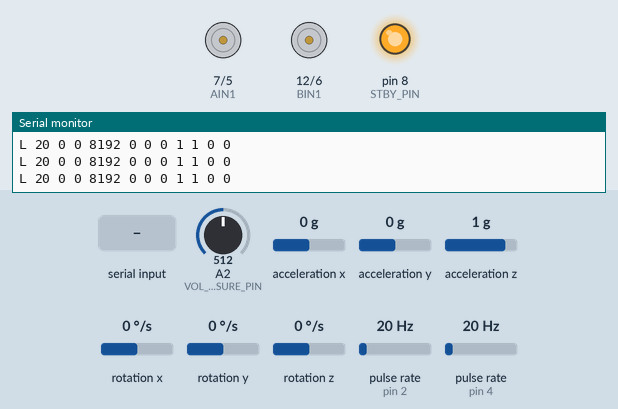
Bench run of a sketch on a simulated Arduino Uno, built with avr-gcc and run on an emulated ATmega328P. Parts: direction and speed pins drawn as motors (green arrow = direction pin HIGH = forward, orange = LOW = backward, longer = more drive, stopped while the standby pin is LOW), output pins drawn as LEDs (lit = HIGH), the last lines printed to the serial monitor. Wiring (inferred from the names in the program): 2 × pulse sensor: data pin 2 / data pin 4. Inputs (shaded band) come from the test bench; at power-on: A2 (VOL_MEASURE_PIN) = 512, acceleration x 0 g, acceleration y 0 g, acceleration z 1 g, rotation x 0 °/s, rotation y 0 °/s, rotation z 0 °/s, pulse rate (sensors on pin 2, pin 4) 20 Hz.

Above: at 1.2 s.
1.3 s: "<90,45,200>" received over Serial
At 2.1 s:
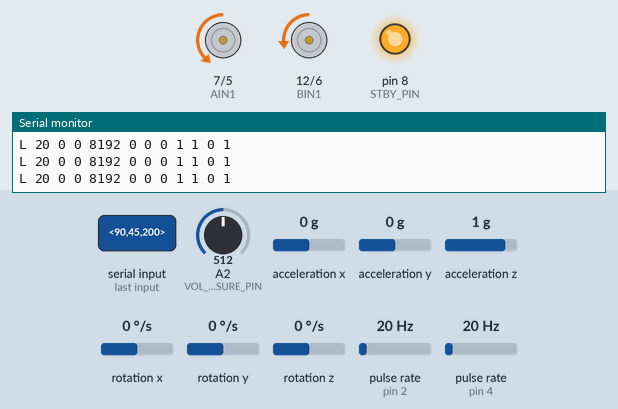
3.8 s: "<30,150,10>" received over Serial
At 4.6 s:
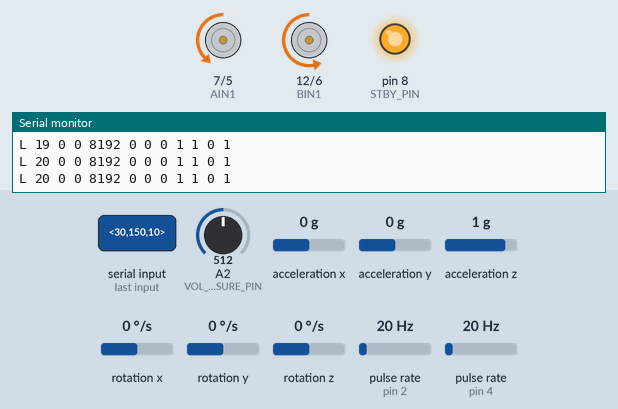
6.3 s: "<1,90>" received over Serial
At 6.9 s:
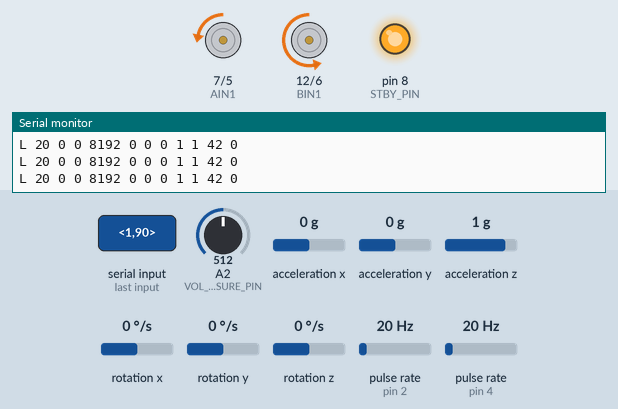
Timing chart, 0 to 9.3 s (numbered marks = the images above; inputs shaded):
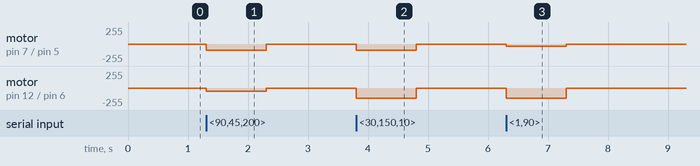

The sketch:

lowlevel_ctrl.ino
```cpp
/**

    +-------------------------------+
    |                               |
    |  Raspberry Pi                 |
    |                               |
    |  Running high-level control   +-----------+ WiFi connection
    |                               |
    |                               +-----------+ Dedicated Battery
    +----------+--------------------+
               |
               | 250000 baud serial connection
               | To Raspberry at 50 Hz:
               |    - IMU data (accelerometer and gyroscope)
               |    - Wheel ticks (left/right)
               |
               | Read in from Raspberry Pi:
               |    - Motor setpoint speed
               |
    +----------+------------+
    |                       | I²C +----------+
    |  Arduino (This Code)  +-----| IMU      |
    |                       |     +----------+
    |                       |     +------------------------------------------+
    |                       +-----| Battery, Ultrasonic dist., RGB leds, ... |
    |                       |     +------------------------------------------+
    +----------+-------+----+
               |       | PWM
               |       | Discretes for wheel ticks
    +----------+       +------------+
    |Motor left|       | Motor right|
    +----------+       +------------+
*
*/

/******************************************************************************
 * SYSTEM INCLUDE FILES
 ******************************************************************************/

#include <stdint.h>

/******************************************************************************
 * PROJECT INCLUDE FILES
 ******************************************************************************/

/* Elegoo Tumbller Arduino libraries */
#include "MsTimer2.h" /* call the interrupt() function at a fixed interval */
#include "Wire.h"  /* required for I2C of MPU6050 */
#include "MPU6050.h" /* Invensense MPU6050 IMU (accelerometer + gyroscope) */
#include "Motor.h" /* Elegoo Tumbller motor control */
#include "PinChangeInt.h"
// #include "rgb.h" /* Elegoo Tumbller rgb LED control */

/******************************************************************************
 * DEFINES
 ******************************************************************************/

#define DT_MS               20   /* call interrupt with 50 Hz */
#define VOL_MEASURE_PIN     A2   /* battery voltage level of Elegoo Tumbller */

/******************************************************************************
 * GLOBAL DATA DEFINITIONS
 ******************************************************************************/

MPU6050 MPU6050; /**< helper class to read IMU data via IIC */
Motor Motor; /**< helper class for PWM motor control */

/* Wheel odometry tick counter:
   one tick = 0.00027195 meter distance traveled */
unsigned long Motor::encoder_count_left_a; /**< left wheel encoder ticks */
unsigned long Motor::encoder_count_right_a; /**< right wheel encoder ticks */

/******************************************************************************
 * LOCAL DATA DEFINITIONS
 ******************************************************************************/

static int g_encoder_delta_left; // +/- pos/neg. encoder ticks since last frame
static int g_encoder_delta_right; // +/- pos/neg. encoder ticks since last frame
static int g_pwm_left; /* current left motor command setpoint (-255 to 255) */
static int g_pwm_right; /* current motor command setpoint (-255 to 255) */
static unsigned long g_vol_measure_time = 0; /* timestamp last measurement */
static int g_voltage = 0; /* last voltage measurement (scaled by *10) */
static unsigned long g_last_output; /* timestamp of the last UART output message (to RPi) */

static int g_hz; /* monitor main interrupt function frequency in Hz */
static int g_hz_input; /* monitor UART input message frequency from Raspberry Pi in Hz */
static unsigned g_epoch; /* Counter to calculate g_hz */
static unsigned g_epochInput; /* Counter to calculate g_hz_input */
static unsigned long g_timestamp_last_hz; /* Timestamp of last g_hz and g_hz_input update */

/* Helper variables for motor controlinput messages from the Raspberry Pi host: */
static char inputBuffer[64]; /* input bytes from UART connection */
static int inputIndex; /* position in inputBuffer[...] */
static bool inputBufferStart; /* sync byte found in input stream */
static unsigned long inputLastReceived; /* timestamp of last complete input message */

/******************************************************************************
 * FUNCTION BODIES
 ******************************************************************************/

/* Interrupt callback for left wheel tick */
static void EncoderCountLeftA() //Getting Left Wheel Speed.
{
    Motor::encoder_count_left_a++;
    g_encoder_delta_left += g_pwm_left < 0 ? -1 : 1;
}

/* Interrupt callback for right wheel tick */
static void EncoderCountRightA()
{
    Motor::encoder_count_right_a++;
    g_encoder_delta_right += g_pwm_right < 0 ? -1 : 1;
}

/* Setup wheel tick interrupt callbacks */
void Motor::Encoder_init()
{
    attachInterrupt(digitalPinToInterrupt(ENCODER_LEFT_A_PIN), EncoderCountLeftA, CHANGE);
    attachPinChangeInterrupt(ENCODER_RIGHT_A_PIN, EncoderCountRightA, CHANGE);
}

/* Basic main loop running at 1/DT_SEC Hz
    Sending sensor data via UART to Raspberry Pi Host.  */
void interrupt()
{
    int16_t ax, ay, az, gx, gy, gz; /* accelerometer and gyroscope data in body frame */
    char textbuf[128]; /* UART send buffer */

    sei(); /* enable the global interrupt */
    g_epoch++;
    MPU6050.getMotion6(&ax, &ay, &az, &gx, &gy, &gz); /* latest IMU data */

    const int dt_ms = millis() - g_last_output; /* time since last UART message */
    g_last_output = millis();
    sprintf(textbuf, "L %02i %i %i %i %i %i %i %i %i %i %i", dt_ms, (int)ax, (int)ay, (int)az, (int)gx, (int)gy, (int)gz, g_encoder_delta_left, g_encoder_delta_right, (int)g_voltage, (int)g_hz_input);
    g_encoder_delta_left = 0;   /* only send wheel ticks since last message */
    g_encoder_delta_right = 0;  /* potential issue on lost UART messages? */
    Serial.println(textbuf);    /* send to the wire */
    Serial.flush();             /* make sure it goes to the Raspberry Pi ASAP */

    /* calculate input/output message frequency to monitor real-time behavior */
    if (millis() - g_timestamp_last_hz >= 1000)
    {
        g_timestamp_last_hz = millis();
        g_hz = g_epoch;
        g_hz_input = g_epochInput;
        g_epoch = 0;
        g_epochInput = 0;
    }
}

/* Set the motor speed for the left and right motor.
    @param[in] pwm_left value between -255 and 255.
    @param[in] pwm_right value between -255 and 255. */
void motor_control(int pwm_left, int pwm_right)
{
    g_pwm_left  = constrain(pwm_left,  -255, 255);
    g_pwm_right = constrain(pwm_right, -255, 255);

    (g_pwm_left < 0) ? (Motor.Control(AIN1,1,PWMA_LEFT,-g_pwm_left)):
        (Motor.Control(AIN1,0,PWMA_LEFT,g_pwm_left));

    (g_pwm_right < 0) ? (Motor.Control(BIN1,1,PWMB_RIGHT,-g_pwm_right)):
        (Motor.Control(BIN1,0,PWMB_RIGHT,g_pwm_right));
}

void setup()
{
    /* rgb.initialize(); */
    analogReference(INTERNAL); /* setup pin for voltage measurement */

    Motor.Pin_init();
    Motor.Encoder_init();
    Wire.begin(); /* prepare I2C for MPU6050 IMU */
    MPU6050.initialize();
    MPU6050.setFullScaleGyroRange(MPU6050_GYRO_FS_1000);
    MPU6050.setFullScaleAccelRange(MPU6050_ACCEL_FS_4);
    MPU6050.setDLPFMode(MPU6050_DLPF_BW_42);

    Serial.begin(250000); /* Raspberry Pi communication UART */

    MsTimer2::set(DT_MS, interrupt); /* call interrupt function every DT_MS ms */
    g_last_output = millis();
    MsTimer2::start();
}

void loop()
{
    if (millis() - inputLastReceived > 1000) /* after 1 sec. of no input, shut off motors */
    {
        motor_control(0, 0);
    }

    /* Read battery voltage level every 5 seconds and store result in "g_voltage" */
    if(millis() - g_vol_measure_time >= 5000)
    {
        g_vol_measure_time = millis();
        const double voltage =
            (analogRead(VOL_MEASURE_PIN) * 1.1 / 1024) * ((10 + 1.5) / 1.5);
        g_voltage = (int)(voltage*10.0); /* scale by 10 and store as integer */
    }

    /* parse Raspberry Pi motor input commands from UART */
    while (Serial.available() > 0)
    {
        char rb = Serial.read();
        if (inputBufferStart) /* sync byte found? */
        {
            if (rb == '>') /* is message complete? */
            {
                /* message format on wire: "<RPM_LEFT,RPM_RIGHT>" */
                inputBuffer[inputIndex++] = '\0';
                const char* t1 = strtok(inputBuffer, ",");
                const char* t2 = strtok(NULL, ",");
                int pwm_left = atoi(t1);
                int pwm_right = atoi(t2);
                if (pwm_left < -255 || pwm_left > 255 || pwm_right < -255 || pwm_right > 255 ||
                    t2 == NULL || t1 == NULL)
                {
                    /* invalid text message, better set the motor commands to zero. */
                    pwm_left = pwm_right = 0;
                }

                motor_control(pwm_left, pwm_right);
                inputLastReceived = millis();
                inputBufferStart = false;
                g_epochInput++; /* +1 valid message from Raspberry */
            }
            else
            {
                /* store byte within message */
                inputBuffer[inputIndex++] = rb;
                /* prevent input buffer overflow if input data is random */
                if (inputIndex >= sizeof(inputBuffer))
                {
                    inputIndex = 0;
                    inputBufferStart = false; /* wait for sync byte */
                }
            }
        }
        else if (rb == '<') /* sync byte found */
        {
            inputBufferStart = true;
            inputIndex = 0;
        }
        else
        {
            /* ignore data, nothing to do */
        }
    }
}
```

Motor.cpp
```cpp
#include <Arduino.h>
#include "Motor.h"

void Motor::Pin_init()
{
  pinMode(AIN1, OUTPUT);
  pinMode(BIN1, OUTPUT);
  pinMode(PWMA_LEFT, OUTPUT);
  pinMode(PWMB_RIGHT, OUTPUT);
  pinMode(STBY_PIN, OUTPUT);
  digitalWrite(STBY_PIN, HIGH);
}

Motor::Motor()
{
//  MOVE[0] = &Motor::Forward;
//  MOVE[1] = &Motor::Back;
//  MOVE[2] = &Motor::Left;
//  MOVE[3] = &Motor::Right;
}

void Motor::Stop()
{
  analogWrite(PWMA_LEFT, 0);
  analogWrite(PWMB_RIGHT, 0);
}

void Motor::Forward(int speed)
{
  digitalWrite(AIN1, 0);
  digitalWrite(BIN1, 0);
  analogWrite(PWMA_LEFT, speed);
  analogWrite(PWMB_RIGHT, speed);
}

void Motor::Back(int speed)
{
  digitalWrite(AIN1, 1);
  digitalWrite(BIN1, 1);
  analogWrite(PWMA_LEFT, speed);
  analogWrite(PWMB_RIGHT, speed);
}


void Motor::Left(int speed)
{
  digitalWrite(AIN1, 1);
  digitalWrite(BIN1, 1);
  analogWrite(PWMA_LEFT, speed);
  analogWrite(PWMB_RIGHT, 0);
}

void Motor::Right(int speed)
{
  digitalWrite(AIN1, 1);
  digitalWrite(BIN1, 1);
  analogWrite(PWMA_LEFT,0);
  analogWrite(PWMB_RIGHT,speed);
}

void Motor::Control(int PIN,int PIN_value,int PWM_pin,int speed)
{
  digitalWrite(PIN, PIN_value);
  analogWrite(PWM_pin,speed);
}
```

Motor.h
```cpp
#ifndef _MOTOR_H
#define _MOTOR_H

class Motor
{
public:
    Motor();

    void Pin_init();
    /* Measuring_speed */
    void Encoder_init();

    void Control(int AIN1_value,int BIN1_value,int PWM_pin,int speed);

    void Stop();
    void Forward(int speed);
    void Back(int speed);
    void Left(int speed);
    void Right(int speed);

public:
    static unsigned long encoder_count_right_a;
    static unsigned long encoder_count_left_a;

private:
    /*Motor pin*/
    #define AIN1 7
    #define PWMA_LEFT 5
    #define BIN1 12
    #define PWMB_RIGHT 6
    #define STBY_PIN 8

    /*Encoder measuring speed  pin*/
    #define ENCODER_LEFT_A_PIN 2
    #define ENCODER_RIGHT_A_PIN 4
};

#endif
```

Measured:
- after the input at 1.3 s, motor on pin 7 (AIN1) / pin 5 (PWMA_LEFT): stopped → backward 90/255 at once, → stopped 1.0 s later; motor on pin 12 (BIN1) / pin 6 (PWMB_RIGHT): stopped → backward 45/255 at once, → stopped 1.0 s later
- after the input at 3.8 s, motor on pin 7 (AIN1) / pin 5 (PWMA_LEFT): stopped → backward 90/255 at once, → stopped 1.0 s later; motor on pin 12 (BIN1) / pin 6 (PWMB_RIGHT): stopped → backward 150/255 at once, → stopped 1.0 s later
- after the input at 6.3 s, motor on pin 7 (AIN1) / pin 5 (PWMA_LEFT): stopped → backward 30/255 at once, → stopped 1.0 s later; motor on pin 12 (BIN1) / pin 6 (PWMB_RIGHT): stopped → backward 150/255 at once, → stopped 1.0 s later
